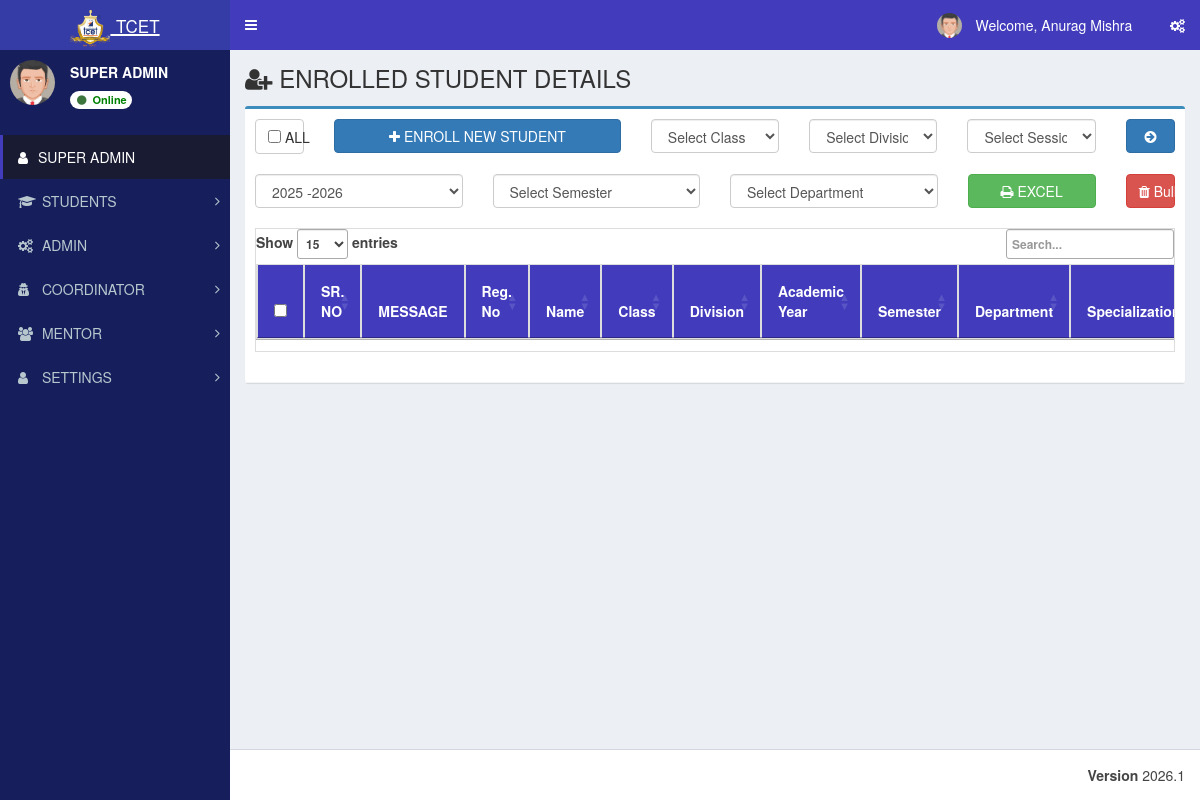
The app's page /admin/student-info.php (signed in) with its own data.
### tables this page shows
CREATE TABLE `st_role_master` (
  `role_id` int(11) NOT NULL,
  `role_name` varchar(100) NOT NULL
);

CREATE TABLE `st_menu_master` (
  `menu_id` int(11) NOT NULL,
  `menu_name` varchar(100) NOT NULL,
  `menu_icon` varchar(100) NOT NULL DEFAULT 'fa fa-folder'
);

### database/db_connect.php (called while the page is built, shortened)
<?php
class DBController
{
    public $host = "localhost";
    public $user = "root";
    public $password = "";
    public $database = "tcet_st";
   public $conn;
    function __construct()
    {
        $this->conn = $this->connectDB();
    }
    function query($query)
    {
    $result = mysqli_query($this->conn,$query);
    return $result;
    }
    function connectDB()
    {
      $conn = @mysqli_connect($this->host,$this->user,$this->password,$this->database);
      return $conn;
    }
}
?>

### admin/student-info.php (the view, shortened to what this page needs)
<?php
require "../database/db_connect.php";
include "header/header.php";
?>
<div class="content-wrapper">
  <section class="content-header">
    <h1>
      <i class="fa fa-user-plus"></i> ENROLLED STUDENT DETAILS
    </h1>
  </section>
  <section class="content">
    <div class="row">
      <div class="col-md-12">
        <div class="wrapper2 box box-primary">
          <div class="div2 box-header with-border">
            <div class="row" style="margin-bottom: 20px;">
              <div class="col-md-1">
                <label for="select_all" class="btn btn-default" style="width: 100%;">
                  <input type="checkbox" id="select_all"> ALL
                </label>
              </div>
              <div class="col-md-4">
                <button type="button" onclick="window.location.href='student_admission.php';" class="btn btn-primary btn-block">
                  <i class="fa fa-plus"></i> ENROLL NEW STUDENT
                </button>
              </div>
              <div class="col-md-2">
                <select class="form-control" id="select_class" name="select_class">
                  <option value="">Select Class</option>
                </select>
              </div>
              <div class="col-md-2">
                <select class="form-control" id="select_section" name="select_section">
                  <option value="">Select Division</option>
                </select>
              </div>
              <div class="col-md-2">
                <select class="form-control" id="select_session" name="select_session">
                  <option value="">Select Session</option>
                </select>
              </div>
              <div class="col-md-1">
                <button type="button" id="search" class="btn btn-primary btn-block">
                  <i class="fa fa-arrow-circle-right"></i>
                </button>
              </div>
            </div>
            <div class="row" style="margin-bottom: 20px;">
              <div class="col-md-3">
                <select class="form-control" id="select_academic_year" name="select_academic_year">
                  <?php
                  $batch_result = $db_handle->query("SELECT session_id, session_name FROM `st_session_master` ORDER BY session_id DESC");
                  while ($row = $batch_result->fetch_assoc()) {
                    $selected = ($row['session_id'] == 1) ? 'selected' : '';
                    echo "<option value='{$row['session_id']}' {$selected}>{$row['session_name']}</option>";
                  }
                  ?>
                </select>
              </div>
              <div class="col-md-3">
                <select class="form-control" id="select_semester" name="select_semester">
                  <option value="">Select Semester</option>
                </select>
              </div>
              <div class="col-md-3">
                <select class="form-control" id="select_department" name="select_department">
                  <option value="">Select Department</option>
                </select>
              </div>
              <div class="col-md-2">
                <button type="button" onclick="fnExcelReport();" class="btn btn-success btn-block">
                  <i class="fa fa-print"></i> EXCEL
                </button>
              </div>
              <div class="col-md-1">
                <button type="button" onclick="bulkDelete()" class="btn btn-danger btn-block">
                  <i class="fa fa-trash"></i> Bulk
                </button>
              </div>
            </div>
            <div class="text-center table table-striped table-bordered" style="overflow-x:auto;">
              <table id="myTable" class="text-center table table-striped table-bordered" width="100%">
                <thead>
                  <tr>
                    <th style="background-color: #423cbc; color: white; padding: 16px" data-orderable="false"><input type="checkbox" id="select_all_header"></th>
                    <th style="background-color: #423cbc; color: white; padding: 16px">SR. NO</th>
                    <th style="background-color: #423cbc; color: white; padding: 16px">MESSAGE</th>
                    <th style="background-color: #423cbc; color: white; padding: 16px">Reg. No</th>
                    <th style="background-color: #423cbc; color: white; padding: 16px">Name</th>
                    <th style="background-color: #423cbc; color: white; padding: 16px">Class</th>
                    <th style="background-color: #423cbc; color: white; padding: 16px">Division</th>
                    <th style="background-color: #423cbc; color: white; padding: 16px">Academic Year</th>
                    <th style="background-color: #423cbc; color: white; padding: 16px">Semester</th>
                    <th style="background-color: #423cbc; color: white; padding: 16px">Department</th>
                    <th style="background-color: #423cbc; color: white; padding: 16px">Specialization</th>
                </thead>
              </table>
            </div>
          </div>
        </div>
      </div>
    </div>
  </section>
</div>
<link rel="stylesheet" type="text/css" href="https://cdn.datatables.net/1.10.19/css/jquery.dataTables.css">
<?php include "header/footer.php"; ?>

### admin/header/header.php (shortened to what this page needs)
<?php
include_once("../database/db_connect.php");
$db_handle = new DBController();
$sessionLoginId = intval($_SESSION['user_login_id'] ?? $_SESSION['user_session'] ?? 0);
$username = '';
$userid = 0;
$usertype = 0;
$sql = "SELECT l.login_id, l.username, l.user_id, u.role_id, u.user_name, r.role_name
	    FROM st_login l
	    LEFT JOIN st_user_master u ON u.user_id = l.user_id
	    LEFT JOIN st_role_master r ON r.role_id = u.role_id
	    WHERE l.login_id='" . $sessionLoginId . "' LIMIT 1";
$result = mysqli_query($db_handle->conn, $sql);
if ($result && $result->num_rows > 0) {
	$row = $result->fetch_assoc();
	$username = $row['username'];
	$userid = intval($row['user_id']);
	$usertype = intval($row['role_id']);
}
$name = $username;
$profileSql = "SELECT COALESCE(NULLIF(TRIM(u.user_name), ''), l.username) AS user_name
			   FROM st_login l
			   LEFT JOIN st_user_master u ON u.user_id = l.user_id
			   WHERE l.user_id = $userid LIMIT 1";
$profileResult = mysqli_query($db_handle->conn, $profileSql);
if ($profileResult && ($profileRow = mysqli_fetch_assoc($profileResult))) {
	$profileName = trim((string)($profileRow['user_name'] ?? ''));
	if ($profileName !== '') {
		$name = $profileName;
	}
}
$sql = "SELECT role_name FROM st_role_master WHERE role_id = ? LIMIT 1";
$stmt = mysqli_prepare($db_handle->conn, $sql);
if ($stmt) {
	mysqli_stmt_bind_param($stmt, 'i', $usertype);
	mysqli_stmt_execute($stmt);
	$result = mysqli_stmt_get_result($stmt);
	if ($row = mysqli_fetch_assoc($result)) {
		$role_name = $row['role_name'];
	}
}
$dashboardRoute = ($usertype === 5) ? 'student_dashboard.php' : 'index.php';
?>
<!DOCTYPE html>
<html>
<head>
	<link rel="stylesheet" href="bootstrap/css/bootstrap.min.css">
	<link rel="stylesheet" href="https://cdnjs.cloudflare.com/ajax/libs/font-awesome/4.5.0/css/font-awesome.min.css">
	<link rel="stylesheet" href="https://cdnjs.cloudflare.com/ajax/libs/ionicons/2.0.1/css/ionicons.min.css">
	<link rel="stylesheet" href="dist/css/AdminLTE.min.css">
	<link rel="stylesheet" href="dist/css/skins/_all-skins.min.css">
	<link rel="stylesheet" href="plugins/iCheck/flat/blue.css">
	<link rel="stylesheet" href="plugins/morris/morris.css">
	<link rel="stylesheet" href="plugins/jvectormap/jquery-jvectormap-1.2.2.css">
	<link rel="stylesheet" href="plugins/datepicker/datepicker3.css">
	<link rel="stylesheet" href="plugins/daterangepicker/daterangepicker.css">
	<link rel="stylesheet" href="plugins/bootstrap-wysihtml5/bootstrap3-wysihtml5.min.css">
</head>
<body class="hold-transition skin-blue sidebar-mini">
	<div class="wrapper">
		<header class="main-header">
			<a href="<?php echo $dashboardRoute; ?>" class="logo">
				<span class="logo-lg"><img src="images/booklogo.webp" class="py-2" height="40px" /> <small>TCET</small></span>
			</a>
			<nav class="navbar navbar-static-top">
				<a href="#" class="sidebar-toggle" data-toggle="offcanvas" role="button">
				</a>
				<div class="navbar-custom-menu">
					<ul class="nav navbar-nav">
						<li class="dropdown user user-menu">
							<a href="#" class="dropdown-toggle" data-toggle="dropdown">
								<img src="dist/img/user2-160x160.jpg" class="user-image" alt="User Image">
								<span class="hidden-xs">&nbsp;Welcome, <?php echo $name; ?> &nbsp;</span>
							</a>
						</li>
						<li>
							<a href="#" data-toggle="control-sidebar"><i class="fa fa-gears"></i></a>
						</li>
					</ul>
				</div>
			</nav>
		</header>
		<aside class="main-sidebar">
			<section class="sidebar">
				<div class="user-panel">
					<div class="pull-left image">
						<img src="dist/img/user2-160x160.jpg" class="img-circle" alt="User Image">
					</div>
					<div class="pull-left info">
						<p><span><?php echo htmlspecialchars($role_name); ?></span></p>
						<a class="badge" href="#" style="background:white; color: green;">
							<i class="fa fa-circle text-success"></i> Online
						</a>
					</div>
				</div>
				<br />
				<?php include "side_menu.php"; ?>
		</aside>

### admin/header/side_menu.php (shortened to what this page needs)
<?php
function sidebar_has_column($conn, $table, $column)
{
	$escapedColumn = mysqli_real_escape_string($conn, $column);
	$result = mysqli_query($conn, "SHOW COLUMNS FROM $table LIKE '$escapedColumn'");
	$exists = ($result && mysqli_num_rows($result) > 0);
	return $exists;
}
$menuHasIconColumn = sidebar_has_column($db_handle->conn, 'st_menu_master', 'menu_icon');
$subMenuHasIconColumn = sidebar_has_column($db_handle->conn, 'st_sub_menu_master', 'sub_menu_icon');
$subMenuHasRouteColumn = sidebar_has_column($db_handle->conn, 'st_sub_menu_master', 'sub_menu_route');
$menuTree = array();
$menuIconSelect = $menuHasIconColumn
	? "COALESCE(NULLIF(TRIM(m.menu_icon), ''), 'fa fa-folder') AS menu_icon"
	: "'fa fa-folder' AS menu_icon";
$subMenuRouteSelect = $subMenuHasRouteColumn
	? "COALESCE(NULLIF(TRIM(sm.sub_menu_route), ''), '#') AS sub_menu_route"
	: "'#' AS sub_menu_route";
$subMenuIconSelect = $subMenuHasIconColumn
	? "COALESCE(NULLIF(TRIM(sm.sub_menu_icon), ''), 'fa fa-angle-double-right') AS sub_menu_icon"
	: "'fa fa-angle-double-right' AS sub_menu_icon";
$menuSql = "SELECT m.menu_id, m.menu_name, $menuIconSelect
			FROM st_menu_master m
			WHERE (
				EXISTS (
					SELECT 1
					FROM st_menu_allocation_master mar
					WHERE mar.menu_id = m.menu_id
					  AND mar.role_id = ?
					  AND mar.sub_menu_id IS NULL
				)
				OR EXISTS (
					SELECT 1
					FROM st_menu_allocation_master maa
					WHERE maa.menu_id = m.menu_id
					  AND maa.role_id = ?
					  AND maa.sub_menu_id IS NOT NULL
				)
			)
			ORDER BY m.menu_id";
$menuStmt = mysqli_prepare($db_handle->conn, $menuSql);
if ($menuStmt) {
	mysqli_stmt_bind_param($menuStmt, 'ii', $usertype, $usertype);
	mysqli_stmt_execute($menuStmt);
	$menuResult = mysqli_stmt_get_result($menuStmt);
	while ($menuRow = mysqli_fetch_assoc($menuResult)) {
		$menuId = (int) $menuRow['menu_id'];
		$menuTree[$menuId] = array(
			'menu_name' => $menuRow['menu_name'],
			'menu_icon' => $menuRow['menu_icon'],
			'submenus' => array()
		);
		$subSql = "SELECT sm.sub_menu_id, sm.sub_menu_name, $subMenuRouteSelect, $subMenuIconSelect
				   FROM st_sub_menu_master sm
				   WHERE sm.menu_id = ?
				   AND (
					   EXISTS (
						   SELECT 1
						   FROM st_menu_allocation_master mar
						   WHERE mar.sub_menu_id = sm.sub_menu_id
							 AND mar.role_id = ?
					   )
				   )
				   ORDER BY sm.sort_order ASC, sm.sub_menu_id ASC";
		$subStmt = mysqli_prepare($db_handle->conn, $subSql);
		if ($subStmt) {
			mysqli_stmt_bind_param($subStmt, 'ii', $menuId, $usertype);
			mysqli_stmt_execute($subStmt);
			$subResult = mysqli_stmt_get_result($subStmt);
			while ($subRow = mysqli_fetch_assoc($subResult)) {
				$menuTree[$menuId]['submenus'][] = $subRow;
			}
		}
	}
}
?>
<ul class="sidebar-menu" id="sidebar-dynamic-menu">
<li class="active"><a href="index.php"><i class="fa fa-user"></i><span><?php echo htmlspecialchars($role_name); ?></span></a></li>
<?php foreach ($menuTree as $menuId => $menuData) {
	$menuName = trim((string) $menuData['menu_name']);
	$menuIcon = trim((string) $menuData['menu_icon']);
?>
<li class="treeview" data-menu-id="<?php echo $menuId; ?>" id="sidebar-menu-<?php echo $menuId; ?>">
<a href="#">
<i class="<?php echo htmlspecialchars($menuIcon); ?>" aria-hidden="true"></i> <span><?php echo strtoupper(htmlspecialchars($menuName)); ?></span>
<span class="pull-right-container">
<i class="fa fa-angle-right pull-right"></i>
</span>
</a>
</li>
<?php } ?>
</ul>
</section>

### records on screen
st_role_master: role_name "SUPER ADMIN"
st_menu_master: menu_name "STUDENTS"
st_menu_master: menu_name "ADMIN"
st_menu_master: menu_name "COORDINATOR"
st_menu_master: menu_name "MENTOR"
st_menu_master: menu_name "SETTINGS"

### other values on screen
$name "Anurag Mishra"
form field select_academic_year "2025 -2026"
